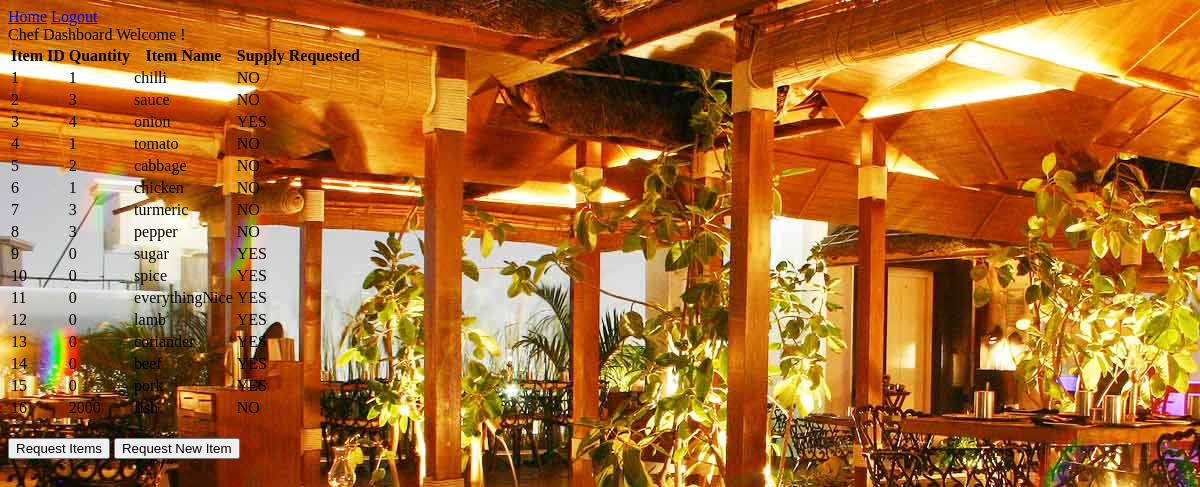
Screenshot of /chef.php with the database file from the repository.
### tables this page shows
CREATE TABLE `inventory` (
  `item_id` int(11) NOT NULL AUTO_INCREMENT,
  `quantity` int(11) DEFAULT NULL,
  `item_name` varchar(255) DEFAULT NULL,
  `supply_requested` varchar(20) DEFAULT 'NO',
  PRIMARY KEY (`item_id`),
  UNIQUE KEY `item_id` (`item_id`)
);

### chef.php (the view, shortened to what this page needs)
<html>
<head>
	<link rel="stylesheet" type="text/css" href="default.css">
	<ul>
	  <li><a href="home.php">Home</a></li>
	  <li><a href="logout.php">Logout</a></li>
	</ul>
	Chef Dashboard
</head>
<body>
	<?php
		echo "Welcome ".$_SESSION["first_name"]."!<br />";
		$mysqli = new mysqli(DB_HOST, DB_USER, DB_PASS, DB_NAME);
		$tablename="inventory";
		$sql="SELECT * from $tablename";
		$result=$mysqli->query($sql);
		$numFields=mysqli_num_fields($result);
		echo "<table><th>Item ID</th><th>Quantity</th><th>Item Name</th><th>Supply Requested</th>";
		while ($row=mysqli_fetch_row($result))
		{
			echo "<tr>";
			for($x=0;$x<$numFields;$x++)
			{
				echo "<td>".$row[$x]."</td>";
			}
			echo "</tr>";
		}
		echo "</table><br />";
	?>
	<button onclick="showDeliverForm()">Request Items</button>
	<button onclick="showAddForm()">Request New Item</button>
</body>
</html>

### default.css (style rules this page uses)
ul { list-style-type: none; margin: 0; padding: 0; }
li { display: inline; }
body { background-image: url("bgimage.jpg"); background-color: #cccccc; }

### rows the page displays
inventory: item_id "1", quantity "1", item_name "chilli", supply_requested "NO"
inventory: item_id "2", quantity "3", item_name "sauce", supply_requested "NO"
inventory: item_id "3", quantity "4", item_name "onion", supply_requested "YES"
inventory: item_id "4", quantity "1", item_name "tomato", supply_requested "NO"
inventory: item_id "5", quantity "2", item_name "cabbage", supply_requested "NO"
inventory: item_id "6", quantity "1", item_name "chicken", supply_requested "NO"
inventory: item_id "7", quantity "3", item_name "turmeric", supply_requested "NO"
inventory: item_id "8", quantity "3", item_name "pepper", supply_requested "NO"
inventory: item_id "9", quantity "0", item_name "sugar", supply_requested "YES"
inventory: item_id "10", quantity "0", item_name "spice", supply_requested "YES"
inventory: item_id "11", quantity "0", item_name "everythingNice", supply_requested "YES"
inventory: item_id "12", quantity "0", item_name "lamb", supply_requested "YES"
inventory: item_id "13", quantity "0", item_name "coriander", supply_requested "YES"
inventory: item_id "14", quantity "0", item_name "beef", supply_requested "YES"
inventory: item_id "15", quantity "0", item_name "pork", supply_requested "YES"
inventory: item_id "16", quantity "2000", item_name "fish", supply_requested "NO"
